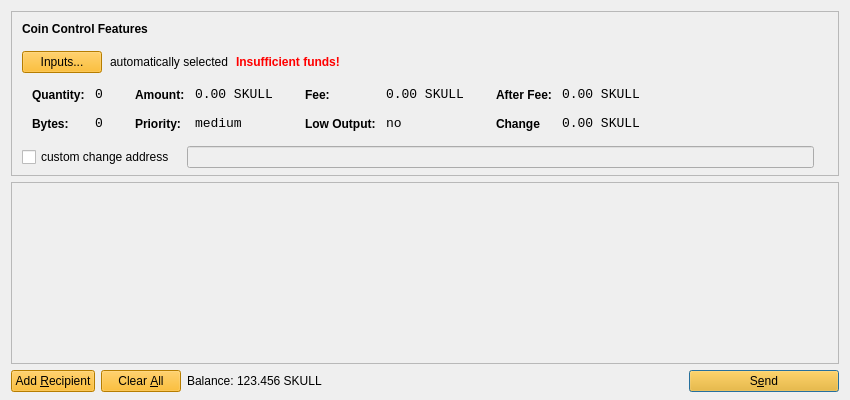
<?xml version="1.0" encoding="UTF-8"?>
<ui version="4.0">
 <class>SendCoinsDialog</class>
 <widget class="QDialog" name="SendCoinsDialog">
  <property name="geometry">
   <rect>
    <x>0</x>
    <y>0</y>
    <width>850</width>
    <height>400</height>
   </rect>
  </property>
  <property name="windowTitle">
   <string>Send Coins</string>
  </property>
  <layout class="QVBoxLayout" name="verticalLayout" stretch="0,1,0">
   <property name="bottomMargin">
    <number>8</number>
   </property>
   <item>
    <widget class="QFrame" name="frameCoinControl">
     <property name="sizePolicy">
      <sizepolicy hsizetype="Expanding" vsizetype="Expanding">
       <horstretch>0</horstretch>
       <verstretch>0</verstretch>
      </sizepolicy>
     </property>
     <property name="maximumSize">
      <size>
       <width>16777215</width>
       <height>16777215</height>
      </size>
     </property>
     <property name="frameShape">
      <enum>QFrame::StyledPanel</enum>
     </property>
     <property name="frameShadow">
      <enum>QFrame::Sunken</enum>
     </property>
     <layout class="QVBoxLayout" name="verticalLayoutCoinControl2">
      <property name="spacing">
       <number>6</number>
      </property>
      <property name="leftMargin">
       <number>0</number>
      </property>
      <property name="topMargin">
       <number>0</number>
      </property>
      <property name="rightMargin">
       <number>0</number>
      </property>
      <property name="bottomMargin">
       <number>6</number>
      </property>
      <item>
       <layout class="QVBoxLayout" name="verticalLayoutCoinControl" stretch="0,0,0,0,1">
        <property name="spacing">
         <number>0</number>
        </property>
        <property name="leftMargin">
         <number>10</number>
        </property>
        <property name="topMargin">
         <number>10</number>
        </property>
        <item>
         <layout class="QHBoxLayout" name="horizontalLayoutCoinControl1">
          <property name="bottomMargin">
           <number>15</number>
          </property>
          <item>
           <widget class="QLabel" name="labelCoinControlFeatures">
            <property name="sizePolicy">
             <sizepolicy hsizetype="Preferred" vsizetype="Maximum">
              <horstretch>0</horstretch>
              <verstretch>0</verstretch>
             </sizepolicy>
            </property>
            <property name="font">
             <font>
              <weight>75</weight>
              <bold>true</bold>
             </font>
            </property>
            <property name="styleSheet">
             <string notr="true">font-weight:bold;</string>
            </property>
            <property name="text">
             <string>Coin Control Features</string>
            </property>
           </widget>
          </item>
         </layout>
        </item>
        <item>
         <layout class="QHBoxLayout" name="horizontalLayoutCoinControl2" stretch="0,0,0,0">
          <property name="spacing">
           <number>8</number>
          </property>
          <property name="bottomMargin">
           <number>10</number>
          </property>
          <item>
           <widget class="QPushButton" name="pushButtonCoinControl">
            <property name="styleSheet">
             <string notr="true">background-color: rgb(255, 175, 0);</string>
            </property>
            <property name="text">
             <string>Inputs...</string>
            </property>
           </widget>
          </item>
          <item>
           <widget class="QLabel" name="labelCoinControlAutomaticallySelected">
            <property name="text">
             <string>automatically selected</string>
            </property>
            <property name="margin">
             <number>5</number>
            </property>
           </widget>
          </item>
          <item>
           <widget class="QLabel" name="labelCoinControlInsuffFunds">
            <property name="font">
             <font>
              <weight>75</weight>
              <bold>true</bold>
             </font>
            </property>
            <property name="styleSheet">
             <string notr="true">color:red;font-weight:bold;</string>
            </property>
            <property name="text">
             <string>Insufficient funds!</string>
            </property>
            <property name="margin">
             <number>5</number>
            </property>
           </widget>
          </item>
          <item>
           <spacer name="horizontalSpacerCoinControl">
            <property name="orientation">
             <enum>Qt::Horizontal</enum>
            </property>
            <property name="sizeHint" stdset="0">
             <size>
              <width>40</width>
              <height>1</height>
             </size>
            </property>
           </spacer>
          </item>
         </layout>
        </item>
        <item>
         <widget class="QWidget" name="widgetCoinControl" native="true">
          <property name="sizePolicy">
           <sizepolicy hsizetype="Preferred" vsizetype="Preferred">
            <horstretch>0</horstretch>
            <verstretch>0</verstretch>
           </sizepolicy>
          </property>
          <property name="minimumSize">
           <size>
            <width>0</width>
            <height>0</height>
           </size>
          </property>
          <property name="styleSheet">
           <string notr="true"/>
          </property>
          <layout class="QHBoxLayout" name="horizontalLayoutCoinControl5">
           <property name="leftMargin">
            <number>0</number>
           </property>
           <property name="topMargin">
            <number>0</number>
           </property>
           <property name="rightMargin">
            <number>0</number>
           </property>
           <property name="bottomMargin">
            <number>0</number>
           </property>
           <item>
            <layout class="QHBoxLayout" name="horizontalLayoutCoinControl3" stretch="0,0,0,1">
             <property name="spacing">
              <number>20</number>
             </property>
             <property name="topMargin">
              <number>0</number>
             </property>
             <property name="bottomMargin">
              <number>10</number>
             </property>
             <item>
              <layout class="QFormLayout" name="formLayoutCoinControl1">
               <property name="horizontalSpacing">
                <number>10</number>
               </property>
               <property name="verticalSpacing">
                <number>14</number>
               </property>
               <property name="leftMargin">
                <number>10</number>
               </property>
               <property name="topMargin">
                <number>4</number>
               </property>
               <property name="rightMargin">
                <number>6</number>
               </property>
               <item row="0" column="0">
                <widget class="QLabel" name="labelCoinControlQuantityText">
                 <property name="styleSheet">
                  <string notr="true">font-weight:bold;</string>
                 </property>
                 <property name="text">
                  <string>Quantity:</string>
                 </property>
                 <property name="margin">
                  <number>0</number>
                 </property>
                </widget>
               </item>
               <item row="0" column="1">
                <widget class="QLabel" name="labelCoinControlQuantity">
                 <property name="font">
                  <font>
                   <family>Monospace</family>
                   <pointsize>10</pointsize>
                  </font>
                 </property>
                 <property name="cursor">
                  <cursorShape>IBeamCursor</cursorShape>
                 </property>
                 <property name="contextMenuPolicy">
                  <enum>Qt::ActionsContextMenu</enum>
                 </property>
                 <property name="text">
                  <string>0</string>
                 </property>
                 <property name="margin">
                  <number>0</number>
                 </property>
                 <property name="textInteractionFlags">
                  <set>Qt::LinksAccessibleByMouse|Qt::TextSelectableByKeyboard|Qt::TextSelectableByMouse</set>
                 </property>
                </widget>
               </item>
               <item row="1" column="0">
                <widget class="QLabel" name="labelCoinControlBytesText">
                 <property name="styleSheet">
                  <string notr="true">font-weight:bold;</string>
                 </property>
                 <property name="text">
                  <string>Bytes:</string>
                 </property>
                </widget>
               </item>
               <item row="1" column="1">
                <widget class="QLabel" name="labelCoinControlBytes">
                 <property name="font">
                  <font>
                   <family>Monospace</family>
                   <pointsize>10</pointsize>
                  </font>
                 </property>
                 <property name="cursor">
                  <cursorShape>IBeamCursor</cursorShape>
                 </property>
                 <property name="contextMenuPolicy">
                  <enum>Qt::ActionsContextMenu</enum>
                 </property>
                 <property name="text">
                  <string>0</string>
                 </property>
                 <property name="textInteractionFlags">
                  <set>Qt::LinksAccessibleByMouse|Qt::TextSelectableByKeyboard|Qt::TextSelectableByMouse</set>
                 </property>
                </widget>
               </item>
              </layout>
             </item>
             <item>
              <layout class="QFormLayout" name="formLayoutCoinControl2">
               <property name="horizontalSpacing">
                <number>10</number>
               </property>
               <property name="verticalSpacing">
                <number>14</number>
               </property>
               <property name="leftMargin">
                <number>6</number>
               </property>
               <property name="topMargin">
                <number>4</number>
               </property>
               <property name="rightMargin">
                <number>6</number>
               </property>
               <item row="0" column="0">
                <widget class="QLabel" name="labelCoinControlAmountText">
                 <property name="styleSheet">
                  <string notr="true">font-weight:bold;</string>
                 </property>
                 <property name="text">
                  <string>Amount:</string>
                 </property>
                 <property name="margin">
                  <number>0</number>
                 </property>
                </widget>
               </item>
               <item row="0" column="1">
                <widget class="QLabel" name="labelCoinControlAmount">
                 <property name="font">
                  <font>
                   <family>Monospace</family>
                   <pointsize>10</pointsize>
                  </font>
                 </property>
                 <property name="cursor">
                  <cursorShape>IBeamCursor</cursorShape>
                 </property>
                 <property name="contextMenuPolicy">
                  <enum>Qt::ActionsContextMenu</enum>
                 </property>
                 <property name="text">
                  <string notr="true">0.00 SKULL</string>
                 </property>
                 <property name="textInteractionFlags">
                  <set>Qt::LinksAccessibleByMouse|Qt::TextSelectableByKeyboard|Qt::TextSelectableByMouse</set>
                 </property>
                </widget>
               </item>
               <item row="1" column="0">
                <widget class="QLabel" name="labelCoinControlPriorityText">
                 <property name="styleSheet">
                  <string notr="true">font-weight:bold;</string>
                 </property>
                 <property name="text">
                  <string>Priority:</string>
                 </property>
                </widget>
               </item>
               <item row="1" column="1">
                <widget class="QLabel" name="labelCoinControlPriority">
                 <property name="font">
                  <font>
                   <family>Monospace</family>
                   <pointsize>10</pointsize>
                  </font>
                 </property>
                 <property name="cursor">
                  <cursorShape>IBeamCursor</cursorShape>
                 </property>
                 <property name="contextMenuPolicy">
                  <enum>Qt::ActionsContextMenu</enum>
                 </property>
                 <property name="text">
                  <string>medium</string>
                 </property>
                 <property name="textInteractionFlags">
                  <set>Qt::LinksAccessibleByMouse|Qt::TextSelectableByKeyboard|Qt::TextSelectableByMouse</set>
                 </property>
                </widget>
               </item>
              </layout>
             </item>
             <item>
              <layout class="QFormLayout" name="formLayoutCoinControl3">
               <property name="horizontalSpacing">
                <number>10</number>
               </property>
               <property name="verticalSpacing">
                <number>14</number>
               </property>
               <property name="leftMargin">
                <number>6</number>
               </property>
               <property name="topMargin">
                <number>4</number>
               </property>
               <property name="rightMargin">
                <number>6</number>
               </property>
               <item row="0" column="0">
                <widget class="QLabel" name="labelCoinControlFeeText">
                 <property name="styleSheet">
                  <string notr="true">font-weight:bold;</string>
                 </property>
                 <property name="text">
                  <string>Fee:</string>
                 </property>
                 <property name="margin">
                  <number>0</number>
                 </property>
                </widget>
               </item>
               <item row="0" column="1">
                <widget class="QLabel" name="labelCoinControlFee">
                 <property name="font">
                  <font>
                   <family>Monospace</family>
                   <pointsize>10</pointsize>
                  </font>
                 </property>
                 <property name="cursor">
                  <cursorShape>IBeamCursor</cursorShape>
                 </property>
                 <property name="contextMenuPolicy">
                  <enum>Qt::ActionsContextMenu</enum>
                 </property>
                 <property name="text">
                  <string notr="true">0.00 SKULL</string>
                 </property>
                 <property name="textInteractionFlags">
                  <set>Qt::LinksAccessibleByMouse|Qt::TextSelectableByKeyboard|Qt::TextSelectableByMouse</set>
                 </property>
                </widget>
               </item>
               <item row="1" column="0">
                <widget class="QLabel" name="labelCoinControlLowOutputText">
                 <property name="styleSheet">
                  <string notr="true">font-weight:bold;</string>
                 </property>
                 <property name="text">
                  <string>Low Output:</string>
                 </property>
                </widget>
               </item>
               <item row="1" column="1">
                <widget class="QLabel" name="labelCoinControlLowOutput">
                 <property name="font">
                  <font>
                   <family>Monospace</family>
                   <pointsize>10</pointsize>
                  </font>
                 </property>
                 <property name="cursor">
                  <cursorShape>IBeamCursor</cursorShape>
                 </property>
                 <property name="contextMenuPolicy">
                  <enum>Qt::ActionsContextMenu</enum>
                 </property>
                 <property name="text">
                  <string>no</string>
                 </property>
                 <property name="textInteractionFlags">
                  <set>Qt::LinksAccessibleByMouse|Qt::TextSelectableByKeyboard|Qt::TextSelectableByMouse</set>
                 </property>
                </widget>
               </item>
              </layout>
             </item>
             <item>
              <layout class="QFormLayout" name="formLayoutCoinControl4">
               <property name="horizontalSpacing">
                <number>10</number>
               </property>
               <property name="verticalSpacing">
                <number>14</number>
               </property>
               <property name="leftMargin">
                <number>6</number>
               </property>
               <property name="topMargin">
                <number>4</number>
               </property>
               <property name="rightMargin">
                <number>6</number>
               </property>
               <item row="0" column="0">
                <widget class="QLabel" name="labelCoinControlAfterFeeText">
                 <property name="styleSheet">
                  <string notr="true">font-weight:bold;</string>
                 </property>
                 <property name="text">
                  <string>After Fee:</string>
                 </property>
                 <property name="margin">
                  <number>0</number>
                 </property>
                </widget>
               </item>
               <item row="0" column="1">
                <widget class="QLabel" name="labelCoinControlAfterFee">
                 <property name="font">
                  <font>
                   <family>Monospace</family>
                   <pointsize>10</pointsize>
                  </font>
                 </property>
                 <property name="cursor">
                  <cursorShape>IBeamCursor</cursorShape>
                 </property>
                 <property name="contextMenuPolicy">
                  <enum>Qt::ActionsContextMenu</enum>
                 </property>
                 <property name="text">
                  <string notr="true">0.00 SKULL</string>
                 </property>
                 <property name="textInteractionFlags">
                  <set>Qt::LinksAccessibleByMouse|Qt::TextSelectableByKeyboard|Qt::TextSelectableByMouse</set>
                 </property>
                </widget>
               </item>
               <item row="1" column="0">
                <widget class="QLabel" name="labelCoinControlChangeText">
                 <property name="styleSheet">
                  <string notr="true">font-weight:bold;</string>
                 </property>
                 <property name="text">
                  <string>Change</string>
                 </property>
                </widget>
               </item>
               <item row="1" column="1">
                <widget class="QLabel" name="labelCoinControlChange">
                 <property name="font">
                  <font>
                   <family>Monospace</family>
                   <pointsize>10</pointsize>
                  </font>
                 </property>
                 <property name="cursor">
                  <cursorShape>IBeamCursor</cursorShape>
                 </property>
                 <property name="contextMenuPolicy">
                  <enum>Qt::ActionsContextMenu</enum>
                 </property>
                 <property name="text">
                  <string notr="true">0.00 SKULL</string>
                 </property>
                 <property name="textInteractionFlags">
                  <set>Qt::LinksAccessibleByMouse|Qt::TextSelectableByKeyboard|Qt::TextSelectableByMouse</set>
                 </property>
                </widget>
               </item>
              </layout>
             </item>
            </layout>
           </item>
          </layout>
         </widget>
        </item>
        <item>
         <layout class="QHBoxLayout" name="horizontalLayoutCoinControl4" stretch="0,0,0">
          <property name="spacing">
           <number>12</number>
          </property>
          <property name="sizeConstraint">
           <enum>QLayout::SetDefaultConstraint</enum>
          </property>
          <property name="topMargin">
           <number>5</number>
          </property>
          <property name="rightMargin">
           <number>5</number>
          </property>
          <item>
           <widget class="QCheckBox" name="checkBoxCoinControlChange">
            <property name="text">
             <string>custom change address</string>
            </property>
           </widget>
          </item>
          <item>
           <widget class="QLineEdit" name="lineEditCoinControlChange">
            <property name="enabled">
             <bool>false</bool>
            </property>
            <property name="sizePolicy">
             <sizepolicy hsizetype="Expanding" vsizetype="Fixed">
              <horstretch>0</horstretch>
              <verstretch>0</verstretch>
             </sizepolicy>
            </property>
           </widget>
          </item>
          <item>
           <widget class="QLabel" name="labelCoinControlChangeLabel">
            <property name="sizePolicy">
             <sizepolicy hsizetype="Preferred" vsizetype="Expanding">
              <horstretch>0</horstretch>
              <verstretch>0</verstretch>
             </sizepolicy>
            </property>
            <property name="minimumSize">
             <size>
              <width>0</width>
              <height>0</height>
             </size>
            </property>
            <property name="text">
             <string/>
            </property>
            <property name="margin">
             <number>3</number>
            </property>
           </widget>
          </item>
         </layout>
        </item>
        <item>
         <spacer name="verticalSpacerCoinControl">
          <property name="orientation">
           <enum>Qt::Vertical</enum>
          </property>
          <property name="sizeHint" stdset="0">
           <size>
            <width>800</width>
            <height>1</height>
           </size>
          </property>
         </spacer>
        </item>
       </layout>
      </item>
     </layout>
    </widget>
   </item>
   <item>
    <widget class="QScrollArea" name="scrollArea">
     <property name="widgetResizable">
      <bool>true</bool>
     </property>
     <widget class="QWidget" name="scrollAreaWidgetContents">
      <property name="geometry">
       <rect>
        <x>0</x>
        <y>0</y>
        <width>830</width>
        <height>138</height>
       </rect>
      </property>
      <layout class="QVBoxLayout" name="verticalLayout_2">
       <property name="leftMargin">
        <number>0</number>
       </property>
       <property name="topMargin">
        <number>0</number>
       </property>
       <property name="rightMargin">
        <number>0</number>
       </property>
       <property name="bottomMargin">
        <number>0</number>
       </property>
       <item>
        <layout class="QVBoxLayout" name="entries">
         <property name="spacing">
          <number>6</number>
         </property>
        </layout>
       </item>
       <item>
        <spacer name="verticalSpacer">
         <property name="orientation">
          <enum>Qt::Vertical</enum>
         </property>
         <property name="sizeHint" stdset="0">
          <size>
           <width>20</width>
           <height>40</height>
          </size>
         </property>
        </spacer>
       </item>
      </layout>
     </widget>
    </widget>
   </item>
   <item>
    <layout class="QHBoxLayout" name="horizontalLayout">
     <item>
      <widget class="QPushButton" name="addButton">
       <property name="toolTip">
        <string>Send to multiple recipients at once</string>
       </property>
       <property name="styleSheet">
        <string notr="true">background-color: rgb(255, 175, 0);</string>
       </property>
       <property name="text">
        <string>Add &amp;Recipient</string>
       </property>
       <property name="autoDefault">
        <bool>false</bool>
       </property>
      </widget>
     </item>
     <item>
      <widget class="QPushButton" name="clearButton">
       <property name="sizePolicy">
        <sizepolicy hsizetype="Minimum" vsizetype="Fixed">
         <horstretch>0</horstretch>
         <verstretch>0</verstretch>
        </sizepolicy>
       </property>
       <property name="toolTip">
        <string>Remove all transaction fields</string>
       </property>
       <property name="styleSheet">
        <string notr="true">background-color: rgb(255, 175, 0);</string>
       </property>
       <property name="text">
        <string>Clear &amp;All</string>
       </property>
       <property name="autoRepeatDelay">
        <number>300</number>
       </property>
       <property name="autoDefault">
        <bool>false</bool>
       </property>
      </widget>
     </item>
     <item>
      <layout class="QHBoxLayout" name="horizontalLayout_2">
       <property name="spacing">
        <number>3</number>
       </property>
       <item>
        <widget class="QLabel" name="label">
         <property name="sizePolicy">
          <sizepolicy hsizetype="Preferred" vsizetype="Fixed">
           <horstretch>0</horstretch>
           <verstretch>0</verstretch>
          </sizepolicy>
         </property>
         <property name="text">
          <string>Balance:</string>
         </property>
        </widget>
       </item>
       <item>
        <widget class="QLabel" name="labelBalance">
         <property name="sizePolicy">
          <sizepolicy hsizetype="Preferred" vsizetype="Fixed">
           <horstretch>0</horstretch>
           <verstretch>0</verstretch>
          </sizepolicy>
         </property>
         <property name="cursor">
          <cursorShape>IBeamCursor</cursorShape>
         </property>
         <property name="text">
          <string notr="true">123.456 SKULL</string>
         </property>
         <property name="textInteractionFlags">
          <set>Qt::LinksAccessibleByMouse|Qt::TextSelectableByKeyboard|Qt::TextSelectableByMouse</set>
         </property>
        </widget>
       </item>
      </layout>
     </item>
     <item>
      <spacer name="horizontalSpacer">
       <property name="orientation">
        <enum>Qt::Horizontal</enum>
       </property>
       <property name="sizeHint" stdset="0">
        <size>
         <width>40</width>
         <height>20</height>
        </size>
       </property>
      </spacer>
     </item>
     <item>
      <widget class="QPushButton" name="sendButton">
       <property name="minimumSize">
        <size>
         <width>150</width>
         <height>0</height>
        </size>
       </property>
       <property name="toolTip">
        <string>Confirm the send action</string>
       </property>
       <property name="styleSheet">
        <string notr="true">background-color: rgb(255, 175, 0);</string>
       </property>
       <property name="text">
        <string>S&amp;end</string>
       </property>
       <property name="icon">
        <iconset resource="../skullcash.qrc">
         <normaloff>:/icons/send</normaloff>:/icons/send</iconset>
       </property>
       <property name="default">
        <bool>true</bool>
       </property>
      </widget>
     </item>
    </layout>
   </item>
  </layout>
 </widget>
 <resources>
  <include location="../skullcash.qrc"/>
 </resources>
 <connections/>
</ui>
